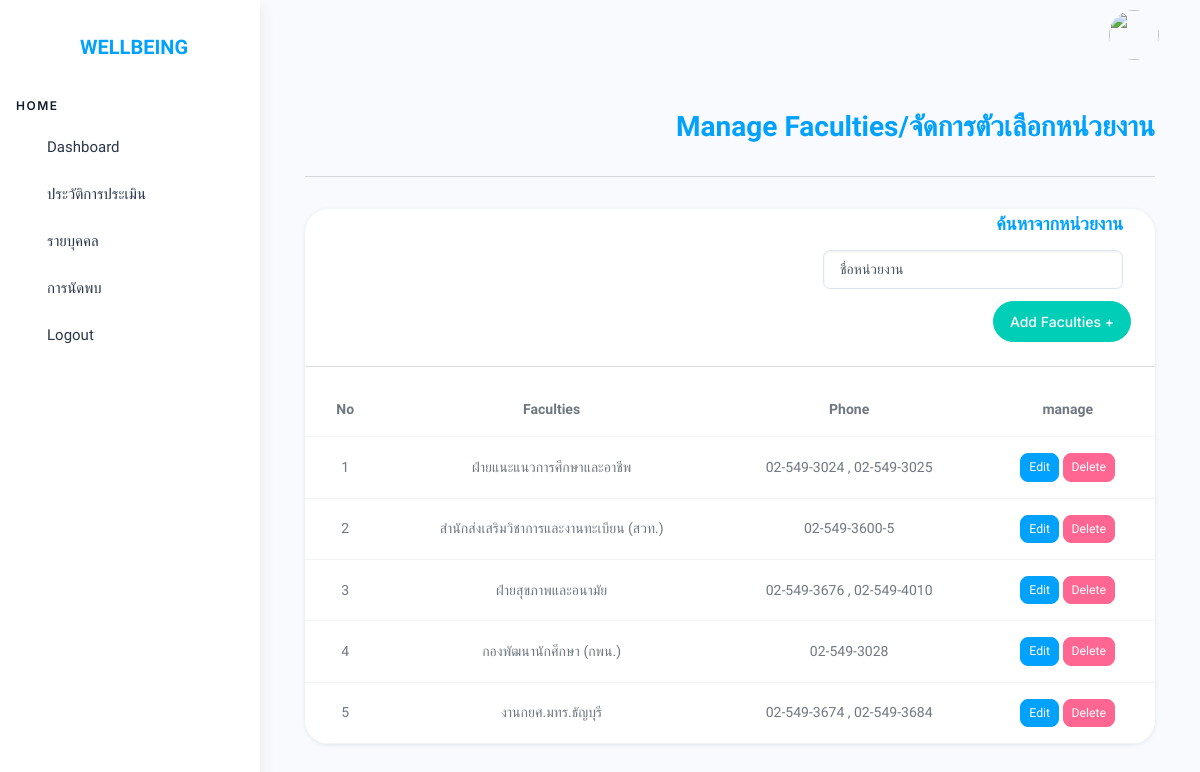
The page /src/php/manage_faculties.php on the database its author committed.
### tables this page shows
CREATE TABLE `faculties` (
  `id` int(11) NOT NULL,
  `faculties` varchar(255) NOT NULL,
  `phone` varchar(255) DEFAULT NULL,
  `createdAt` datetime NOT NULL,
  `updatedAt` datetime NOT NULL
);

### src/php/manage_faculties.php (the view, shortened to what this page needs)
<?php
require 'connect.php';
$sql = "SELECT id, faculties, phone FROM faculties ";
$stmt = $conn->query($sql);
$result = $stmt->fetchAll(PDO::FETCH_ASSOC);
?>
<!doctype html>
<html lang="en">
<!doctype html>
<html lang="en">
<head>
    <link rel="stylesheet" href="../assets/css/styles.min.css" />
    <link rel="stylesheet" href="../assets/css/addQ.css" />
    <link rel="stylesheet" href="../assets/css/notification.css">
</head>
<body>
    <div class="page-wrapper" id="main-wrapper" data-layout="vertical" data-navbarbg="skin6" data-sidebartype="full"
        data-sidebar-position="fixed" data-header-position="fixed">
        <?php include 'sidebar.php'; ?>
        <div class="body-wrapper">
            <?php include 'header.php'; ?>
            <div class="body-wrapper-inner">
                <div class="container-fluid">
                    <h2 class="head-topic text-primary pb-3">Manage Faculties/จัดการตัวเลือกหน่วยงาน</h2>
                    <hr class="p-md-2">
                    <div class="row">
                        <div class="col-lg-12 d-flex align-items-stretch">
                            <div class="card w-100 overflow-hidden">
                                <div class="card-body py-1 d-flex align-items-center justify-content-end mb-1">
                                    <h4 class="fs- mb-1 card-title text-primary me-2">ค้นหาจากหน่วยงาน</h4>
                                </div>
                                <div class="card-body py-1 d-flex align-items-center justify-content-end mb-1">
                                    <input type="text" id="searchInput" class="form-control w-20 me-2"
                                        placeholder="ชื่อหน่วยงาน">
                                </div>
                                <div class="card-body py-1 d-flex align-items-center justify-content-end mb-1">
                                    <button type="button" class="btn btn-success" data-bs-toggle="modal"
                                        data-bs-target="#addFacultiesModal">
                                        Add Faculties +
                                    </button>
                                </div>
                                <hr>
                                <div data-simplebar class="position-relative">
                                    <div id="searchResult" class="table-responsive products-tabel" data-simplebar>
                                        <table class="table text-nowrap mb-0 align-middle table-hover">
                                            <thead class="fs-4">
                                                <tr>
                                                    <th class="fs-3">No</th>
                                                    <th class="fs-3">Faculties</th>
                                                    <th class="fs-3">Phone</th>
                                                    <th class="fs-3">manage</th>
                                                </tr>
                                            </thead>
                                            <tbody>
                                                <?php $count = 1;
                                                if ($result): ?>
                                                    <?php foreach ($result as $row): ?>
                                                        <tr>
                                                            <td><?= htmlspecialchars($count++); ?></td>
                                                            <td><?= htmlspecialchars($row['faculties']); ?></td>
                                                            <td><?= htmlspecialchars($row['phone']); ?></td>
                                                            <td>
                                                                <button class="btn btn-primary btn-sm edit-btn">Edit</button>
                                                                <button class="btn btn-danger btn-sm delete-btn"
                                                                    data-id="<?= $row['id']; ?>">Delete</button>
                                                            </td>
                                                        </tr>
                                                    <?php endforeach; ?>
                                                <?php else: ?>
                                                    <tr>
                                                        <td colspan="8" class="text-center">ไม่มีข้อมูล</td>
                                                    </tr>
                                                <?php endif; ?>
                                            </tbody>
                                        </table>
                                    </div>
                                </div>
                            </div>
                        </div>
                    </div>
                </div>
            </div>
        </div>
    </div>
</body>
</html>

### src/assets/css/addQ.css (style rules this page uses)
.head-topic { text-align: end; }
td { text-align: center; }

### rows shown on the page
faculties: faculties "ฝ่ายแนะแนวการศึกษาและอาชีพ", phone "02-549-3024 , 02-549-3025"
faculties: faculties "สำนักส่งเสริมวิชาการและงานทะเบียน (สวท.)", phone "02-549-3600-5"
faculties: faculties "ฝ่ายสุขภาพและอนามัย", phone "02-549-3676 , 02-549-4010"
faculties: faculties "กองพัฒนานักศึกษา (กพน.)", phone "02-549-3028"
faculties: faculties "งานกยศ.มทร.ธัญบุรี", phone "02-549-3674 , 02-549-3684"
